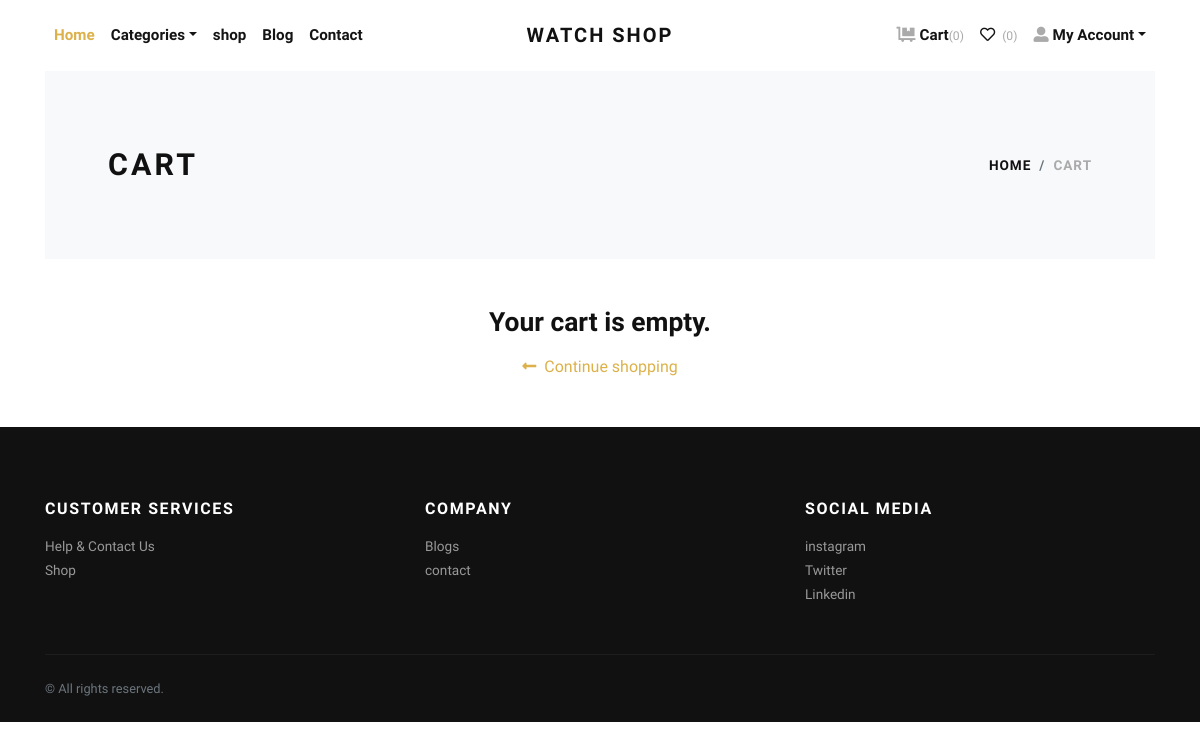
The app's page /cart/ (signed in) with its own data.
### app/models.py (models this page shows, shortened)
class SocialMediaLink(models.Model):
    title = models.CharField(max_length=100)
    url = models.URLField()

### app/views.py (the view)
# urls.py: path('cart/', views.cart, name="cart"),
@login_required
def cart(request):
    user = request.user
    cart_products = Cart.objects.filter(user=user)
    amount = decimal.Decimal(0)
    shipping_amount = decimal.Decimal(10)
    cp = [p for p in Cart.objects.all() if p.user==user]
    if cp:
        for p in cp:
            temp_amount = (p.quantity * p.product.price)
            amount += temp_amount
    addresses = Address.objects.filter(user=user)
    context = {
        'cart_products': cart_products,
        'amount': amount,
        'shipping_amount': shipping_amount,
        'total_amount': amount + shipping_amount,
        'addresses': addresses,
    }
    return render(request, 'app/cart.html', context)

### app/templates/app/cart.html
{% extends 'app/base.html' %}
{% load static %}
{% load humanize %}
    {% block content %}
      <div class="container">
        <section class="py-5 bg-light">
          <div class="container">
            <div class="row px-4 px-lg-5 py-lg-4 align-items-center">
              <div class="col-lg-6">
                <h1 class="h2 text-uppercase mb-0">Cart</h1>
              </div>
              <div class="col-lg-6 text-lg-right">
                <nav aria-label="breadcrumb">
                  <ol class="breadcrumb justify-content-lg-end mb-0 px-0">
                    <li class="breadcrumb-item"><a href="{% url 'app:home'%}">Home</a></li>
                    <li class="breadcrumb-item active" aria-current="page">Cart</li>
                  </ol>
                </nav>
              </div>
            </div>
          </div>
        </section>
        {% if cart_products %}
        <section class="py-5">
          <h2 class="h5 text-uppercase mb-4">Shopping cart</h2>
          {% include 'app/_messages.html' %}
          <div class="row">
            <div class="col-lg-8 mb-4 mb-lg-0">
              <div class="table-responsive mb-4">
                <table class="table">
                  <thead class="bg-light">
                    <tr>
                      <th class="border-0" scope="col"> <strong class="text-small text-uppercase">Product</strong></th>
                      <th class="border-0" scope="col"> <strong class="text-small text-uppercase">Price</strong></th>
                      <th class="border-0" scope="col"> <strong class="text-small text-uppercase">Quantity</strong></th>
                      <th class="border-0" scope="col"> <strong class="text-small text-uppercase">Total</strong></th>
                      <th class="border-0" scope="col"> </th>
                    </tr>
                  </thead>
                  <tbody>
                    {% for cart_product in cart_products %}
                    <tr>
                      <th class="pl-0 border-0" scope="row">
                        <div class="media align-items-center">
                          {% if cart_product.product.product_image %}
                            <a class="reset-anchor d-block animsition-link" href="{% url 'app:product-detail' cart_product.product.slug %}"><img src="{{cart_product.product.product_image.url}}" alt="{{cart_product.product.title}}" width="70"/></a>
                          {% else %}
                            <a class="reset-anchor d-block animsition-link" href="{% url 'app:product-detail' cart_product.product.slug %}"><img src="{% static 'app/img/product-detail-3.jpg' %}" alt="{{cart_product.product.title}}" width="70"/></a>
                          {% endif %}
                          <div class="media-body ml-3"><strong class="h6"><a class="reset-anchor animsition-link" href="{% url 'app:product-detail' cart_product.product.slug %}">{{cart_product.product.title}}</a></strong></div>
                        </div>
                      </th>
                      <td class="align-middle border-0">
                        <p class="mb-0 small">${{cart_product.product.price}}</p>
                      </td>
                      <td class="align-middle border-0">
                        <div class="border d-flex align-items-center justify-content-between px-3"><span class="small text-uppercase text-gray headings-font-family">Quantity</span>
                          <div class="quantity">
                            <a href="{% url 'app:minus-cart' cart_product.id %}" class="dec-btn p-0 ml-2"><i class="fas fa-minus"></i></a>
                            {% comment %} <button class="dec-btn p-0"><i class="fas fa-caret-left"></i></button> {% endcomment %}
                            <input class="form-control form-control-sm border-0 shadow-0 p-0" type="text" value="{{cart_product.quantity}}"/>
                            {% comment %} <button class="inc-btn p-0"><i class="fas fa-caret-right"></i></button> {% endcomment %}
                            <a href="{% url 'app:plus-cart' cart_product.id %}" class="inc-btn p-0"><i class="fas fa-plus"></i></a>
                          </div>
                        </div>
                      </td>
                      <td class="align-middle border-0">
                        <p class="mb-0 small">${{cart_product.total_price|intcomma}}</p>
                      </td>
                      <td class="align-middle border-0"><a class="reset-anchor" href="{% url 'app:remove-cart' cart_product.id %}"><i class="fas fa-trash-alt small text-muted"></i></a></td>
                    </tr>
                    {% endfor %}
                  </tbody>
                </table>
              </div>
              <div class="bg-light px-4 py-3">
                <div class="row align-items-center text-center">
                  <div class="col-md-6 mb-3 mb-md-0 text-md-left"><a class="btn btn-link p-0 text-dark btn-sm" href="{% url 'app:home' %}"><i class="fas fa-long-arrow-alt-left mr-2"> </i>Continue shopping</a></div>
                  {% comment %} <div class="col-md-6 text-md-right"><a class="btn btn-outline-dark btn-sm" href="{% url 'app:checkout' %}">Procceed to checkout<i class="fas fa-long-arrow-alt-right ml-2"></i></a></div> {% endcomment %}
                </div>
              </div>
            </div>
            <div class="col-lg-4">
              <div class="card border-0 rounded-0 p-lg-4 bg-light">
                <div class="card-body">
                  <h5 class="text-uppercase mb-4">Cart total</h5>
                  <ul class="list-unstyled mb-0">
                    <li class="d-flex align-items-center justify-content-between"><strong class="text-uppercase small font-weight-bold">Subtotal</strong><span class="text-muted small">${{amount|intcomma}}</span></li>
                    <li class="d-flex align-items-center justify-content-between"><strong class="text-uppercase small font-weight-bold">Shipping Charge</strong><span class="text-muted small">+ ${{shipping_amount}}</span></li>
                    <li class="border-bottom my-2"></li>
                    <li class="d-flex align-items-center justify-content-between mb-4"><strong class="text-uppercase small font-weight-bold">Total</strong><span>${{total_amount|intcomma}}</span></li>
                    <li>
                      {% comment %} <form action="#">
                        <div class="form-group mb-0">
                          <input class="form-control" type="text" placeholder="Enter your coupon">
                          <button class="btn btn-dark btn-sm btn-block" type="submit"> <i class="fas fa-gift mr-2"></i>Apply coupon</button>
                        </div>
                      </form> {% endcomment %}
                    </li>
                  </ul>
                  <h5 class="text-uppercase my-5">Select Shipping Address</h5>
                  <form action="{% url 'app:checkout' %}" id="myform">
                    {% if addresses %}
                      {% for address in addresses %}
                        <div class="mb-3">
                        <input type="radio" name="address" value="{{address.id}}"> <strong>Address {{forloop.counter}}</strong> <br>
                        ( {{address.locality}}, {{address.city}}, {{address.state}} )
                        </div>
                      {% endfor %}
                    {% endif %}
                    <p><a class="btn btn-primary btn-large" href="{% url 'app:add-address'%}">Add new Address »</a> </p>
                    {% comment %} <div class="text-end" id="paypal-button-container"></div> {% endcomment %}
                    {% comment %} For Cash on Delivery {% endcomment %}
                    <button type="submit" class="btn btn-dark btn-lg btn-outline-dark" type="submit"> <i class="fas fa-dollar-sign mr-2"></i>Cash on Delivery</button>
                  </form>
                </div>
              </div>
            </div>
          </div>
        </section>
        {% else %}
          <div class="text-center py-5">
            <h3 class="mb-3">Your cart is empty.</h3>
            <a href="{% url 'app:home' %}"><i class="fas fa-long-arrow-alt-left mr-2"> </i>Continue shopping</a>
          </div>
        {% endif %}
      </div>
      {% endblock content %}

### app/templates/app/base.html (shortened to what this page needs)
{% load static %}
<!DOCTYPE html>
<html>
  <head>
    <link rel="stylesheet" href="{% static 'app/vendor/bootstrap/css/bootstrap.min.css' %}">
    <link rel="stylesheet" href="{% static 'app/vendor/lightbox2/css/lightbox.min.css' %}">
    <link rel="stylesheet" href="{% static 'app/vendor/nouislider/nouislider.min.css' %}">
    <link rel="stylesheet" href="{% static 'app/vendor/bootstrap-select/css/bootstrap-select.min.css' %}">
    <link rel="stylesheet" href="{% static 'app/vendor/owl.carousel2/assets/owl.carousel.min.css' %}">
    <link rel="stylesheet" href="{% static 'app/vendor/owl.carousel2/assets/owl.theme.default.css' %}">
    <link rel="stylesheet" href="https://cdnjs.cloudflare.com/ajax/libs/font-awesome/5.15.3/css/all.min.css">
    <link rel="stylesheet" href="{% static 'app/css/style.default.css' %}" id="theme-stylesheet">
    <link rel="stylesheet" href="{% static 'app/css/custom.css' %}">
  </head>
  <body>
    <div class="page-holder">
      <header class="header bg-white">
        <div class="container px-0 px-lg-3">
          <nav class="navbar navbar-expand-lg navbar-light py-3 px-lg-0"><a class="navbar-brand" href="{% url 'app:home' %}"><span class="font-weight-bold text-uppercase text-dark">Watch shop</span></a>
            <div class="collapse navbar-collapse" id="navbarSupportedContent">
              <ul class="navbar-nav mr-auto">
                <li class="nav-item">
                  <a class="nav-link active" href="{% url 'app:home' %}">Home</a>
                </li>
                <li class="nav-item dropdown"><a class="nav-link dropdown-toggle" id="pagesDropdown" href="#" data-toggle="dropdown" aria-haspopup="true" aria-expanded="false">Categories</a>
                </li>
                <li class="nav-item">
                  <a class="nav-link" href="{% url 'app:shop' %}">shop</a>
                </li>
                <li class="nav-item">
                  <a class="nav-link" href="{% url 'app:blog' %}">Blog</a>
                </li>
                <li class="nav-item">
                  <a class="nav-link" href="{% url 'app:contact' %}">Contact</a>
                </li>
              </ul>
              <ul class="navbar-nav ml-auto">
                {% if request.user.is_authenticated %}
                  <li class="nav-item"><a class="nav-link" href="{% url 'app:cart' %}"> <i class="fas fa-dolly-flatbed mr-1 text-gray"></i>Cart<small class="text-gray">({{request.user.cart_set.count}})</small></a></li>
                  <li class="nav-item"><a class="nav-link" href="{%url 'app:wishlist'%}"> <i class="far fa-heart mr-1"></i><small class="text-gray"> ({{ wishlist_count }})</small></a></li>
                  <li class="nav-item dropdown"><a class="nav-link dropdown-toggle" id="pagesDropdown" href="#" data-toggle="dropdown" aria-haspopup="true" aria-expanded="false"><i class="fas fa-user-alt mr-1 text-gray"></i>My Account</a></a>
                </li>
                {% else %}
                  <li class="nav-item"><a class="nav-link" href="{% url 'app:login' %}">Login</a></li>
                  <li class="nav-item"><a class="nav-link" href="{% url 'app:register' %}">Create Account</a></li>
                {% endif %}
              </ul>
            </div>
          </nav>
        </div>
      </header>
      {% block content %}
      {% endblock content %}
      <footer class="bg-dark text-white">
        <div class="container py-4">
          <div class="row py-5">
            <div class="col-md-4 mb-3 mb-md-0">
              <h6 class="text-uppercase mb-3">Customer services</h6>
              <ul class="list-unstyled mb-0">
                <li><a class="footer-link" href="{%url 'app:contact'%}">Help &amp; Contact Us</a></li>
                <li><a class="footer-link" href="{% url 'app:shop' %}">Shop</a></li>
              </ul>
            </div>
            <div class="col-md-4 mb-3 mb-md-0">
              <h6 class="text-uppercase mb-3">Company</h6>
              <ul class="list-unstyled mb-0">
                <li><a class="footer-link" href="{% url 'app:blog'%}">Blogs</a></li>
                <li><a class="footer-link" href="{%url 'app:contact'%}">contact</a></li>
              </ul>
            </div>
            <div class="col-md-4">
              <h6 class="text-uppercase mb-3">Social media</h6>
              <ul class="list-unstyled mb-0">
                {% for link in social_media_links %}
                <li><a class="footer-link" href="{{ link.url }}">{{ link.title }}</a></li>
                {% endfor %}
              </ul>
            </div>
          </div>
          <div class="border-top pt-4" style="border-color: #1d1d1d !important">
            <div class="row">
              <div class="col-lg-6">
                <p class="small text-muted mb-0">&copy; All rights reserved.</p>
              </div>
            </div>
          </div>
        </div>
      </footer>
       {% include 'app/scripts.html' %}

### records on screen
SocialMediaLink: title "instagram"
SocialMediaLink: title "Twitter"
SocialMediaLink: title "Linkedin"

### other values on screen
{{ request.user.cart_set.count }} "0"
{{ wishlist_count }} "0"
